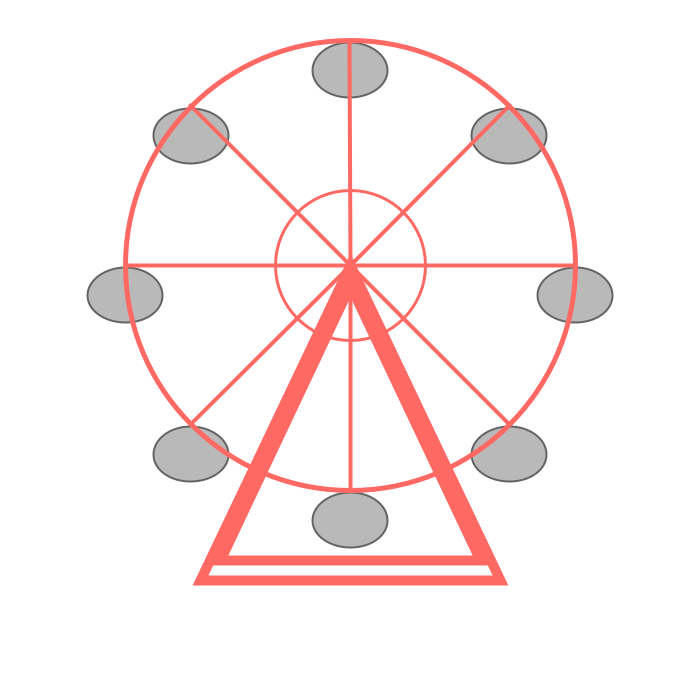
Frame 1 (no input)
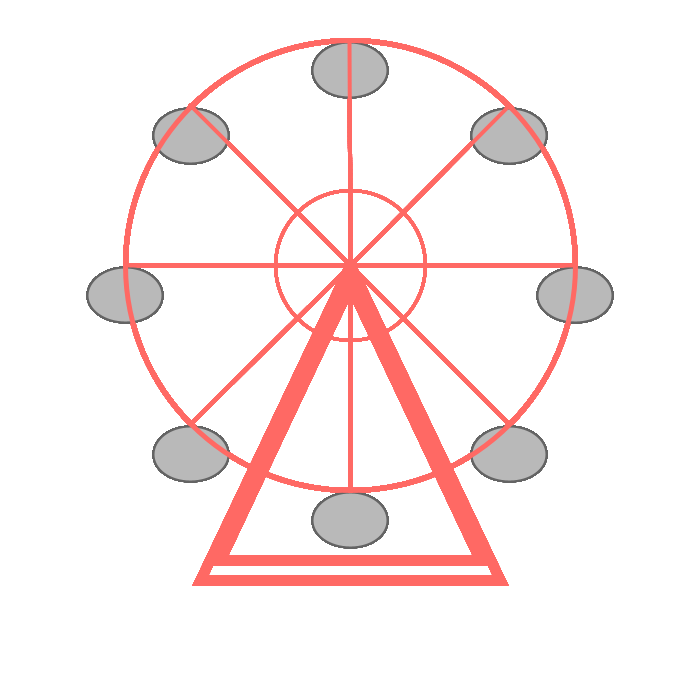
Frame 60 (the mouse pressed at the canvas centre just before this capture)
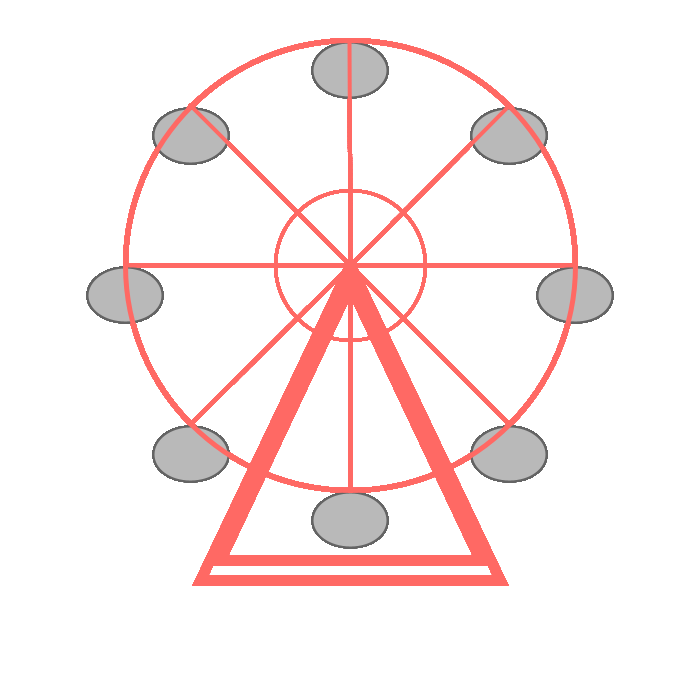
Frame 120 (the mouse held since frame 60 and released just before this capture)

The Processing sketch that drew these frames (run headless with seeded random() and noise(); from frame 60 on, the mouse is pressed at the canvas centre):

// Processing sketch: processing_158966
// ── processing_158966.pde

void setup(){
size(700,700);
background(255);
smooth();
}

void draw(){
  
/* set up for loop variables for carriages */
float ellipseX = 350;
float ellipseY = 265;
float el = 225;
float ex2;
float ey2;
 
/* for loop for carriages */
for(int i = 0;i<8;i++){
  ex2 = ellipseX+ el*sin(2*PI/8*i);
  ey2 = ellipseY+ el*cos(2*PI/8*i);
  stroke(100);
 strokeWeight(2);
 fill(185);
 ellipse(ex2, ey2+30, 75,55);
}

/* set up for loop variables for support lines */
float centerX = 350;
float centerY = 265;
float l = 225;
float x2;
float y2;

/* for loop for support lines */
for(int i = 0;i<8;i++){
  x2 = centerX+ l*sin(2*PI/8*i);
  y2 = centerY+ l*cos(2*PI/8*i);
  stroke(255,105,100);
  strokeWeight(4);
  line(centerX,centerY,x2,y2);
}

  /* create outer edge of ferris wheel */
stroke(255,105,100);
strokeWeight(5);
noFill();
ellipse(350,265,450,450);

/* create inner edge of ferris wheel */
stroke(255,105,100);
strokeWeight(3);
noFill();
ellipse(350,265,150,150);


//fill(255,105,100); -- would go with the beginContour code
strokeWeight(10);
beginShape();
vertex (200,580);
vertex (500,580);
vertex (350,265);
vertex (200,580);
endShape(CLOSE);
beginShape();
//beginContour (); doesn't work in javascript :(
vertex (220,560);
vertex (350,285);
vertex (480,560);
vertex (220,560);
//endContour();
endShape(CLOSE);

}

 
